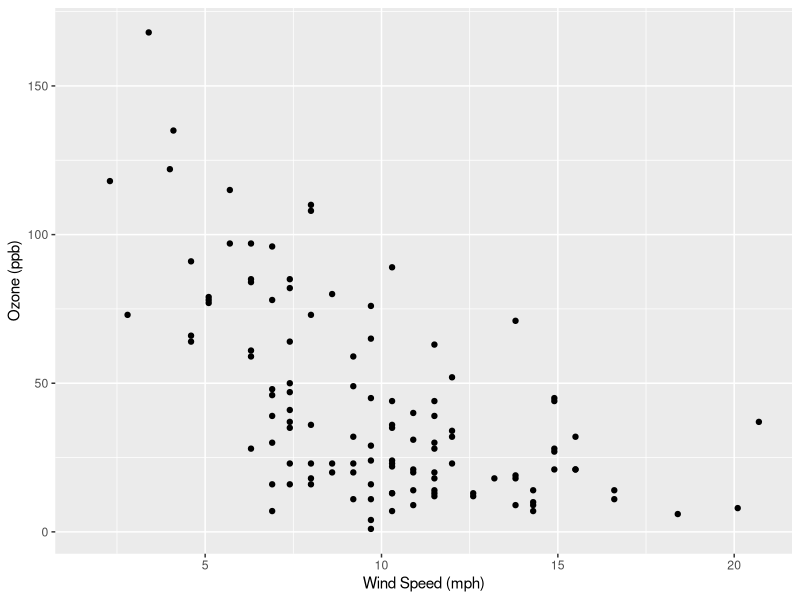
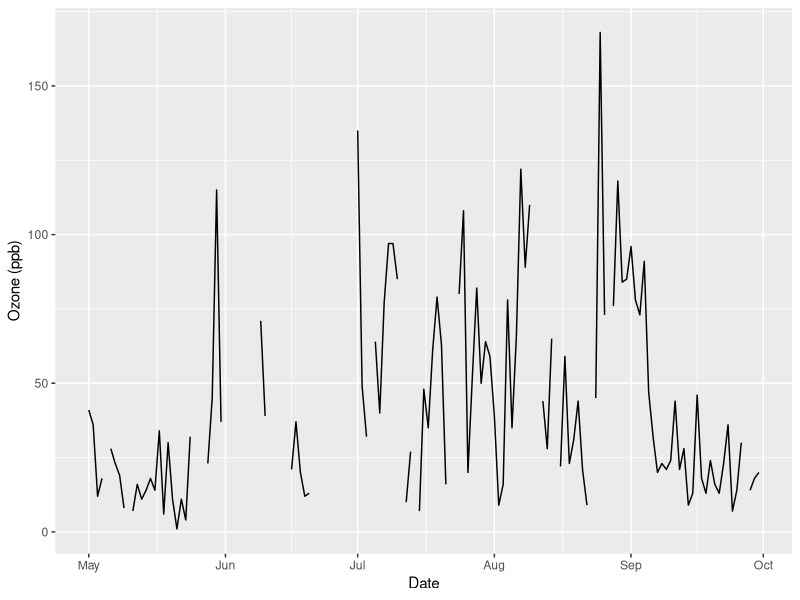
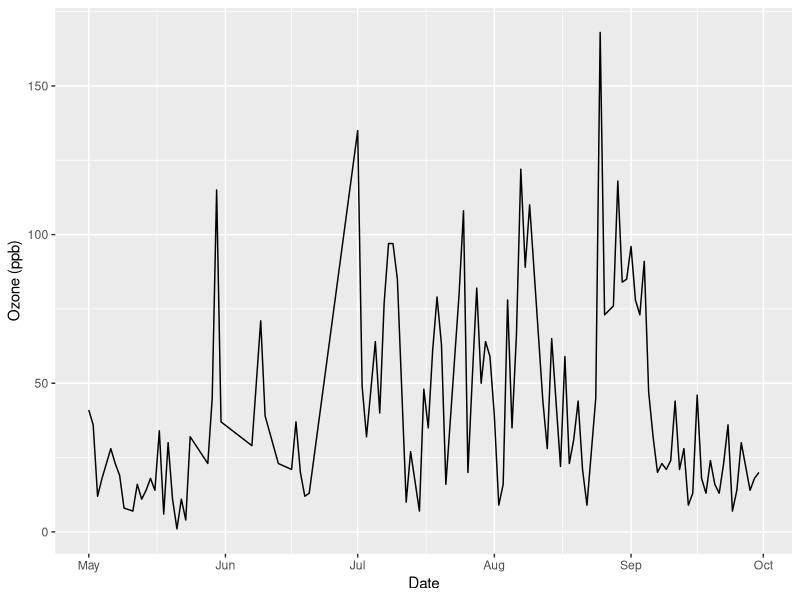
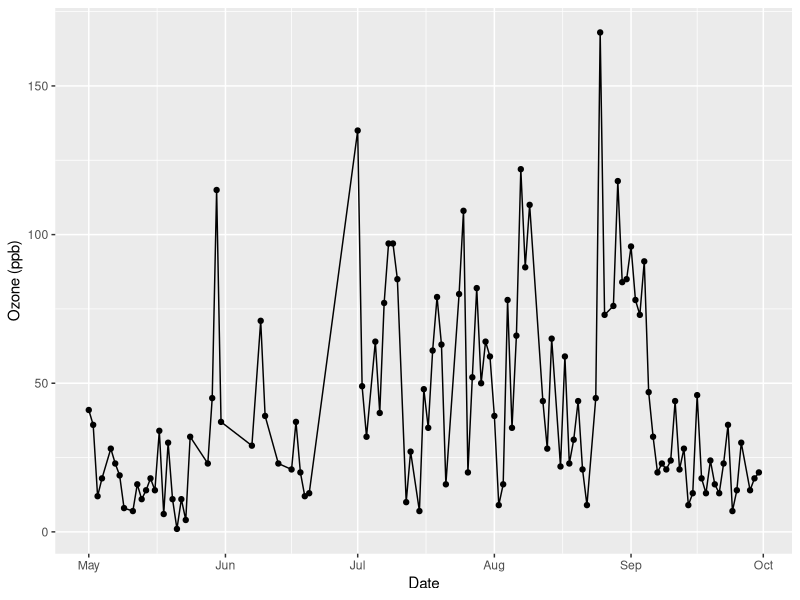
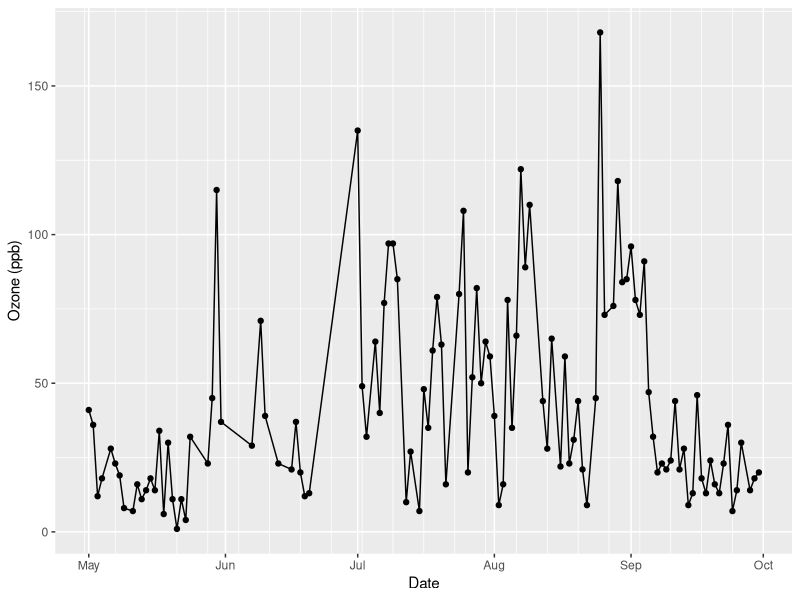
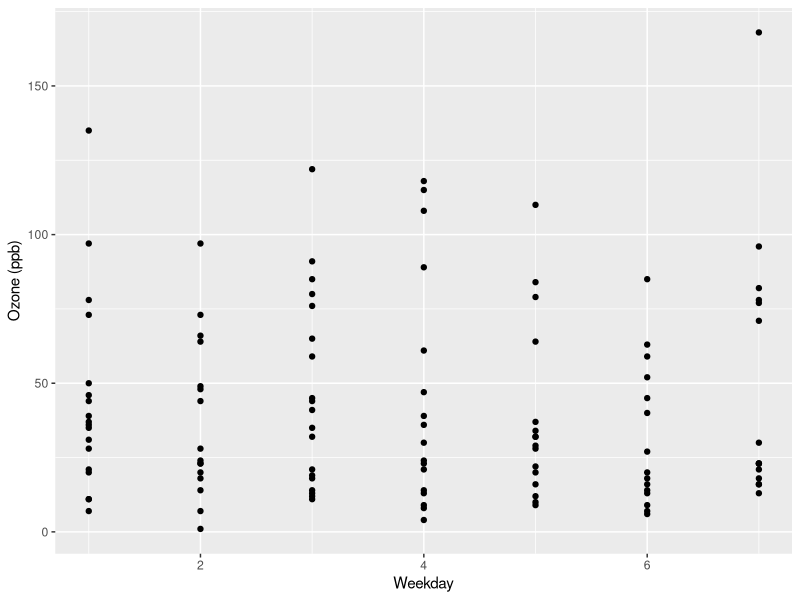
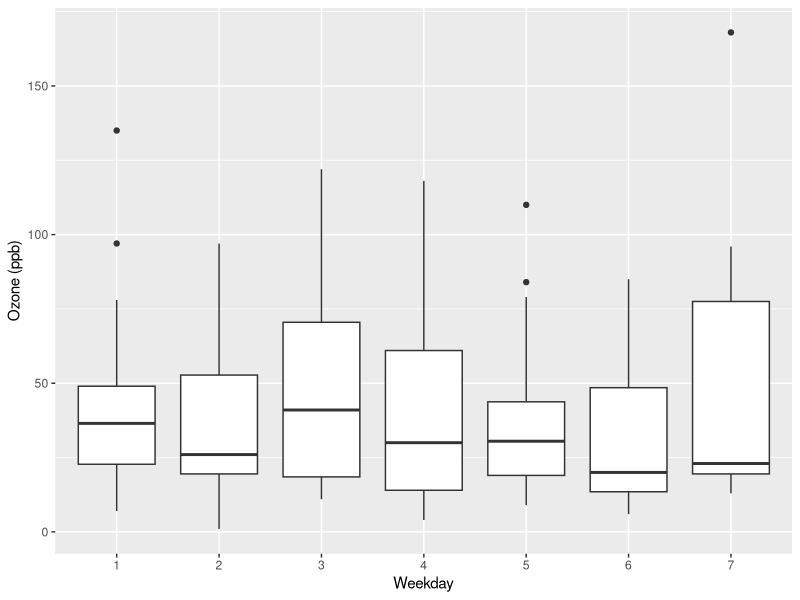

Generate these figures, in order, with R:
## ---- chunk 1
knitr::opts_chunk$set(
  echo = TRUE,
  message = FALSE,
  warning = FALSE,
  cache = FALSE,
  fig.align = "center",
  fig.width = 5,
  fig.height = 4,
  dev = "png"
)
options(scipen = 999)
## ---- chunk 2
head(airquality)
## ---- chunk 3
library(tidyverse)

airquality %>%
  ggplot(aes(Wind, Ozone)) +
  geom_point() +
  labs(x = "Wind Speed (mph)", y = "Ozone (ppb)")
## ---- chunk 4
library(lubridate)

airquality_formatted <-
  airquality %>%
  as_tibble() %>% # tibbles are nicer to work with than data frames
  mutate(Date = make_date("1973", Month, Day))

airquality_formatted
## ---- chunk 5
p1 <-
  airquality_formatted %>%
  ggplot(aes(Date, Ozone)) +
  geom_line() +
  labs(y = "Ozone (ppb)")

p1
## ---- chunk 6
airquality_nona <- drop_na(airquality_formatted, Ozone)

p2 <-
  airquality_nona %>%
  ggplot(aes(Date, Ozone)) +
  geom_line() + 
  labs(y = "Ozone (ppb)")

p2
## ---- chunk 7
p3 <- p2 + geom_point()
p3
## ---- chunk 8
p4 <- p3 + scale_x_date(minor_breaks = "weeks")
p4
## ---- chunk 9
airquality_1973 <-
  airquality_nona %>%
  mutate(Weekday = wday(Date))

airquality_1973 %>%
  ggplot(aes(Weekday, Ozone)) +
  geom_point() + 
  labs(y = "Ozone (ppb)")
## ---- chunk 10
airquality_1973 %>%
  ggplot(aes(as.ordered(Weekday), Ozone)) +
  geom_boxplot() +
  labs(x = "Weekday", y = "Ozone (ppb)")
